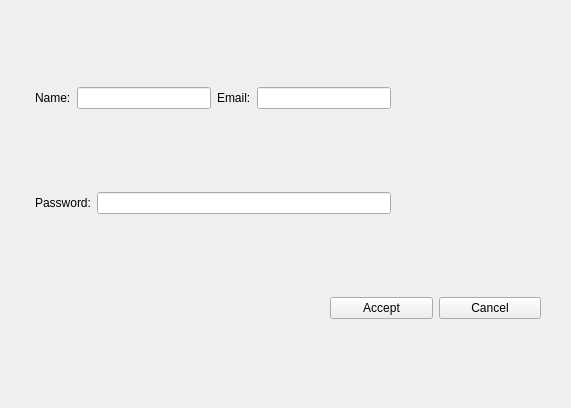
<?xml version="1.0" encoding="UTF-8"?>
<ui version="4.0">
 <class>form_email</class>
 <widget class="QWidget" name="form_email">
  <property name="geometry">
   <rect>
    <x>0</x>
    <y>0</y>
    <width>571</width>
    <height>408</height>
   </rect>
  </property>
  <property name="windowTitle">
   <string>Form</string>
  </property>
  <layout class="QVBoxLayout" name="verticalLayout">
   <property name="leftMargin">
    <number>30</number>
   </property>
   <property name="topMargin">
    <number>10</number>
   </property>
   <property name="rightMargin">
    <number>30</number>
   </property>
   <item>
    <layout class="QHBoxLayout" name="hlayout_name">
     <property name="leftMargin">
      <number>5</number>
     </property>
     <property name="rightMargin">
      <number>150</number>
     </property>
     <item>
      <widget class="QLabel" name="lbl_name">
       <property name="text">
        <string>Name:</string>
       </property>
      </widget>
     </item>
     <item>
      <widget class="QLineEdit" name="le_name"/>
     </item>
     <item>
      <widget class="QLabel" name="lbl_email">
       <property name="text">
        <string>Email:</string>
       </property>
       <property name="wordWrap">
        <bool>false</bool>
       </property>
      </widget>
     </item>
     <item>
      <widget class="QLineEdit" name="le_email"/>
     </item>
    </layout>
   </item>
   <item>
    <layout class="QHBoxLayout" name="hlayout_password">
     <property name="leftMargin">
      <number>5</number>
     </property>
     <property name="rightMargin">
      <number>150</number>
     </property>
     <item>
      <widget class="QLabel" name="lbl_password">
       <property name="text">
        <string>Password:</string>
       </property>
      </widget>
     </item>
     <item>
      <widget class="QLineEdit" name="le_password"/>
     </item>
    </layout>
   </item>
   <item>
    <layout class="QHBoxLayout" name="hlayout_btn">
     <property name="leftMargin">
      <number>300</number>
     </property>
     <item>
      <widget class="QPushButton" name="btn_accept">
       <property name="text">
        <string>Accept</string>
       </property>
      </widget>
     </item>
     <item>
      <widget class="QPushButton" name="btn_cancel">
       <property name="text">
        <string>Cancel</string>
       </property>
      </widget>
     </item>
    </layout>
   </item>
  </layout>
 </widget>
 <resources/>
 <connections/>
</ui>
